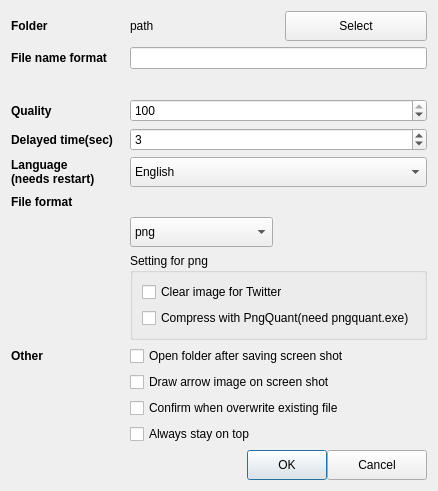
<?xml version="1.0" encoding="UTF-8"?>
<ui version="4.0">
 <class>SettingDialog</class>
 <widget class="QDialog" name="SettingDialog">
  <property name="geometry">
   <rect>
    <x>0</x>
    <y>0</y>
    <width>438</width>
    <height>491</height>
   </rect>
  </property>
  <property name="sizePolicy">
   <sizepolicy hsizetype="Fixed" vsizetype="Fixed">
    <horstretch>0</horstretch>
    <verstretch>0</verstretch>
   </sizepolicy>
  </property>
  <property name="windowTitle">
   <string>Settings</string>
  </property>
  <layout class="QGridLayout" name="gridLayout">
   <property name="horizontalSpacing">
    <number>12</number>
   </property>
   <property name="verticalSpacing">
    <number>6</number>
   </property>
   <item row="9" column="1" rowspan="2" colspan="2">
    <widget class="QGroupBox" name="gb_png_setting">
     <property name="sizePolicy">
      <sizepolicy hsizetype="Preferred" vsizetype="Fixed">
       <horstretch>0</horstretch>
       <verstretch>0</verstretch>
      </sizepolicy>
     </property>
     <property name="title">
      <string>Setting for png</string>
     </property>
     <layout class="QVBoxLayout" name="verticalLayout">
      <item>
       <widget class="QCheckBox" name="cb_forcePngAlpha">
        <property name="text">
         <string>Clear image for Twitter</string>
        </property>
       </widget>
      </item>
      <item>
       <widget class="QCheckBox" name="cb_aggressivePngCompress">
        <property name="text">
         <string>Compress with PngQuant(need pngquant.exe)</string>
        </property>
       </widget>
      </item>
     </layout>
    </widget>
   </item>
   <item row="3" column="0">
    <widget class="QLabel" name="l_filename_6">
     <property name="styleSheet">
      <string notr="true">font-weight:bold;</string>
     </property>
     <property name="text">
      <string>Quality</string>
     </property>
    </widget>
   </item>
   <item row="3" column="1" colspan="2">
    <widget class="QSpinBox" name="sb_quality">
     <property name="minimum">
      <number>0</number>
     </property>
     <property name="maximum">
      <number>100</number>
     </property>
     <property name="value">
      <number>100</number>
     </property>
    </widget>
   </item>
   <item row="13" column="1" colspan="2">
    <widget class="QCheckBox" name="cb_overwriteConfirm">
     <property name="text">
      <string>Confirm when overwrite existing file</string>
     </property>
    </widget>
   </item>
   <item row="1" column="1" colspan="2">
    <widget class="QLineEdit" name="le_filename"/>
   </item>
   <item row="15" column="0" colspan="3">
    <layout class="QHBoxLayout" name="horizontalLayout" stretch="0,0,1">
     <item>
      <spacer name="horizontalSpacer">
       <property name="orientation">
        <enum>Qt::Horizontal</enum>
       </property>
       <property name="sizeHint" stdset="0">
        <size>
         <width>80</width>
         <height>20</height>
        </size>
       </property>
      </spacer>
     </item>
     <item>
      <widget class="QPushButton" name="b_finish">
       <property name="minimumSize">
        <size>
         <width>0</width>
         <height>30</height>
        </size>
       </property>
       <property name="maximumSize">
        <size>
         <width>100</width>
         <height>16777215</height>
        </size>
       </property>
       <property name="text">
        <string>OK</string>
       </property>
      </widget>
     </item>
     <item>
      <widget class="QPushButton" name="b_cancel">
       <property name="minimumSize">
        <size>
         <width>0</width>
         <height>30</height>
        </size>
       </property>
       <property name="maximumSize">
        <size>
         <width>100</width>
         <height>16777215</height>
        </size>
       </property>
       <property name="text">
        <string>Cancel</string>
       </property>
      </widget>
     </item>
    </layout>
   </item>
   <item row="14" column="1" colspan="2">
    <widget class="QCheckBox" name="cb_stayOnTop">
     <property name="text">
      <string>Always stay on top</string>
     </property>
    </widget>
   </item>
   <item row="6" column="0">
    <widget class="QLabel" name="l_filename_5">
     <property name="styleSheet">
      <string notr="true">font-weight:bold;</string>
     </property>
     <property name="text">
      <string>Language
(needs restart)</string>
     </property>
    </widget>
   </item>
   <item row="4" column="0">
    <widget class="QLabel" name="l_filename_2">
     <property name="styleSheet">
      <string notr="true">font-weight:bold;</string>
     </property>
     <property name="text">
      <string>Delayed time(sec)</string>
     </property>
    </widget>
   </item>
   <item row="1" column="0">
    <widget class="QLabel" name="l_filename">
     <property name="styleSheet">
      <string notr="true">font-weight:bold;</string>
     </property>
     <property name="text">
      <string>File name format</string>
     </property>
    </widget>
   </item>
   <item row="0" column="1">
    <widget class="QLabel" name="l_path">
     <property name="maximumSize">
      <size>
       <width>300</width>
       <height>16777215</height>
      </size>
     </property>
     <property name="text">
      <string>path</string>
     </property>
    </widget>
   </item>
   <item row="0" column="2">
    <widget class="QPushButton" name="b_folder">
     <property name="minimumSize">
      <size>
       <width>0</width>
       <height>30</height>
      </size>
     </property>
     <property name="text">
      <string>Select</string>
     </property>
    </widget>
   </item>
   <item row="6" column="1" colspan="2">
    <widget class="QComboBox" name="cb_language">
     <property name="minimumSize">
      <size>
       <width>0</width>
       <height>30</height>
      </size>
     </property>
     <item>
      <property name="text">
       <string>English</string>
      </property>
     </item>
    </widget>
   </item>
   <item row="8" column="1">
    <widget class="QComboBox" name="cb_filetype">
     <property name="minimumSize">
      <size>
       <width>0</width>
       <height>30</height>
      </size>
     </property>
     <item>
      <property name="text">
       <string>png</string>
      </property>
     </item>
     <item>
      <property name="text">
       <string>jpg</string>
      </property>
     </item>
     <item>
      <property name="text">
       <string>bmp</string>
      </property>
     </item>
    </widget>
   </item>
   <item row="0" column="0">
    <widget class="QLabel" name="l_folder">
     <property name="styleSheet">
      <string notr="true">font-weight:bold;</string>
     </property>
     <property name="text">
      <string>Folder</string>
     </property>
    </widget>
   </item>
   <item row="2" column="1" colspan="2">
    <widget class="QLabel" name="lb_filenameSample">
     <property name="text">
      <string/>
     </property>
    </widget>
   </item>
   <item row="11" column="1" colspan="2">
    <widget class="QCheckBox" name="cb_openDialog">
     <property name="text">
      <string>Open folder after saving screen shot</string>
     </property>
    </widget>
   </item>
   <item row="11" column="0">
    <widget class="QLabel" name="l_filename_4">
     <property name="styleSheet">
      <string notr="true">font-weight:bold;</string>
     </property>
     <property name="text">
      <string>Other</string>
     </property>
    </widget>
   </item>
   <item row="4" column="1" colspan="2">
    <widget class="QSpinBox" name="sb_delaySecs">
     <property name="minimum">
      <number>1</number>
     </property>
     <property name="maximum">
      <number>20</number>
     </property>
     <property name="value">
      <number>3</number>
     </property>
    </widget>
   </item>
   <item row="12" column="1" colspan="2">
    <widget class="QCheckBox" name="cb_drawArrow">
     <property name="text">
      <string>Draw arrow image on screen shot</string>
     </property>
    </widget>
   </item>
   <item row="7" column="0">
    <widget class="QLabel" name="l_filename_3">
     <property name="styleSheet">
      <string notr="true">font-weight:bold;</string>
     </property>
     <property name="text">
      <string>File format</string>
     </property>
    </widget>
   </item>
  </layout>
 </widget>
 <resources/>
 <connections/>
</ui>
